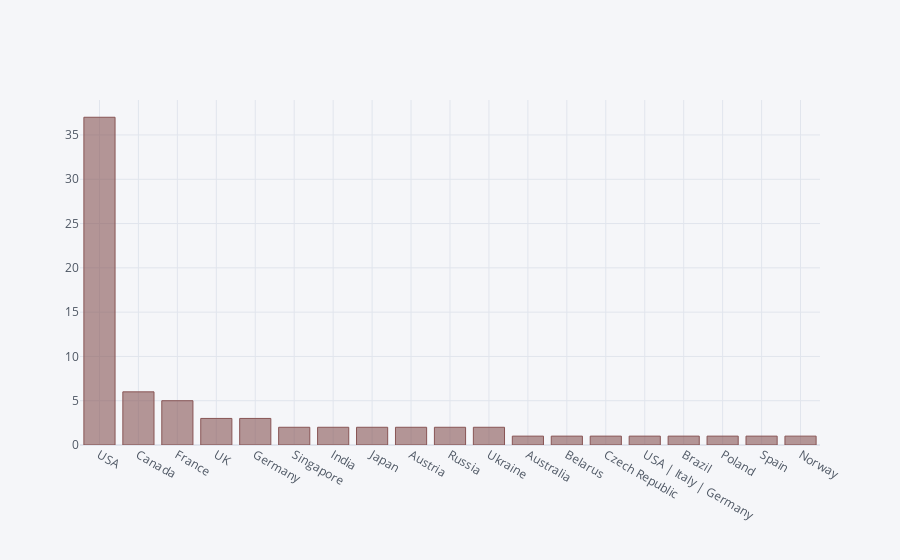

Notebook cell for this chart:
### Markdown cell above
- Have cumulate subscriber growth
- Try out PDF & CDF

### Code cell
episode['heroes_location'].value_counts().sort_values(ascending = False).iplot(kind='bar',color='#85500BF')

### Figure 1 — Plotly figure (JSON) as saved in the notebook; plotly's stock layout.template omitted (floating-point values rounded to 4 significant figures)
{"data": [{"marker": {"color": "rgba(136, 85, 85, 0.6)", "line": {"color": "rgba(136, 85, 85, 1.0)", "width": 1}}, "name": "heroes_location", "orientation": "v", "text": "", "type": "bar", "x": ["USA", "Canada", "France", "UK", "Germany", "Singapore", "India", "Japan", "Austria", "Russia", "Ukraine", "Australia", "Belarus", "Czech Republic", "USA | Italy | Germany", "Brazil", "Poland", "Spain", "Norway"], "y": [37, 6, 5, 3, 3, 2, 2, 2, 2, 2, 2, 1, 1, 1, 1, 1, 1, 1, 1]}], "layout": {"legend": {"bgcolor": "#F5F6F9", "font": {"color": "#4D5663"}}, "paper_bgcolor": "#F5F6F9", "plot_bgcolor": "#F5F6F9", "title": {"font": {"color": "#4D5663"}}, "xaxis": {"gridcolor": "#E1E5ED", "showgrid": true, "tickfont": {"color": "#4D5663"}, "title": {"font": {"color": "#4D5663"}, "text": ""}, "zerolinecolor": "#E1E5ED"}, "yaxis": {"gridcolor": "#E1E5ED", "showgrid": true, "tickfont": {"color": "#4D5663"}, "title": {"font": {"color": "#4D5663"}, "text": ""}, "zerolinecolor": "#E1E5ED"}}}
